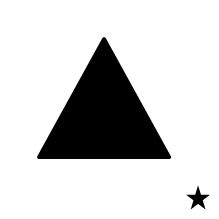
%> input picture Pratikum1/segitiga.jpeg, 219 x 219 px
$ octave Operasi_XOR_dan_XNOR_Part1.m   (GNU Octave 9; MATLAB toolbox functions it lacks are replaced by stand-ins)
%> lines starting %> are read from the running program, lines starting %| are printed output that depends on the picture; in (x1, y1, x2, y2) boxes, pixels count from 0 and x2, y2 are one past the last pixel; in counts of white or black regions, pixels touching at a corner belong together; the program's own positions count from 1
clear all;
P = imread('segitiga.jpeg');
%> P is the input picture: size 219x219x3 uint8; min 0, max 255, mean 209
figure(1), imshow(P, []);
Q = imread ('segitiga_kebalik.jpeg');
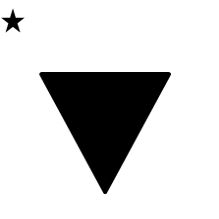
%> input picture Pratikum1/segitiga_kebalik.jpeg, 219 x 219 px
%> Q is the input picture: size 219x219x3 uint8; min 0, max 255, mean 209.6
figure(2) , imshow(Q, []);
[N, M] = size(P);
%> N = 219; M = 657
for n = 1 : N,
    for m = 1 : M,
        Citra_or(n,m) = xor(P(n,m), Q(n,m));
        Citra_nor(n,m) = ~(xor(P(n,m), Q(n,m)));
    end
end
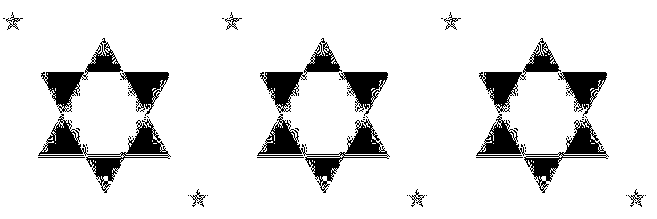
%> Citra_nor: size 219x657 logical; 89.2% white; 75 black regions (57 under 20 px), largest, box (x1, y1, x2, y2) and area: (38, 114, 171, 193) 2427, (257, 114, 390, 193) 2427, (476, 114, 609, 193) 2427
figure(3), imshow(Citra_or);
figure(4), imshow(Citra_nor);
